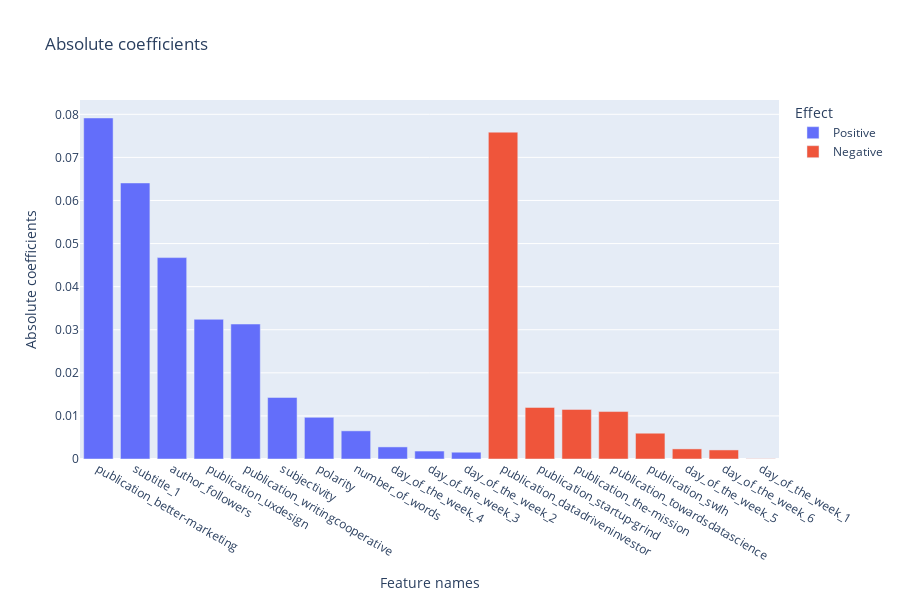

The notebook cell this image was saved under:
### Code cell
fig = px.bar(feautres_coef_df, y='Absolute coefficients',
             x='Feature names', color='Effect', title='Absolute coefficients', width=900, height=600)

fig.show()

### Figure 1 — Plotly figure (JSON) as saved in the notebook; plotly's stock layout.template omitted (floating-point values rounded to 4 significant figures)
{"data": [{"alignmentgroup": "True", "hovertemplate": "Effect=Positive<br>Feature names=%{x}<br>Absolute coefficients=%{y}<extra></extra>", "legendgroup": "Positive", "marker": {"color": "#636efa", "pattern": {"shape": ""}}, "name": "Positive", "offsetgroup": "Positive", "orientation": "v", "showlegend": true, "textposition": "auto", "type": "bar", "x": ["publication_better-marketing", "subtitle_1", "author_followers", "publication_uxdesign", "publication_writingcooperative", "subjectivity", "polarity", "number_of_words", "day_of_the_week_4", "day_of_the_week_3", "day_of_the_week_2"], "xaxis": "x", "y": [0.07916, 0.06407, 0.04674, 0.03242, 0.03133, 0.01429, 0.009665, 0.006532, 0.002805, 0.001847, 0.001573], "yaxis": "y"}, {"alignmentgroup": "True", "hovertemplate": "Effect=Negative<br>Feature names=%{x}<br>Absolute coefficients=%{y}<extra></extra>", "legendgroup": "Negative", "marker": {"color": "#EF553B", "pattern": {"shape": ""}}, "name": "Negative", "offsetgroup": "Negative", "orientation": "v", "showlegend": true, "textposition": "auto", "type": "bar", "x": ["publication_datadriveninvestor", "publication_startup-grind", "publication_the-mission", "publication_towardsdatascience", "publication_swlh", "day_of_the_week_5", "day_of_the_week_6", "day_of_the_week_1"], "xaxis": "x", "y": [0.07586, 0.01197, 0.01152, 0.01101, 0.005984, 0.002345, 0.002103, 5.456e-05], "yaxis": "y"}], "layout": {"barmode": "relative", "height": 600, "legend": {"title": {"text": "Effect"}, "tracegroupgap": 0}, "title": {"text": "Absolute coefficients"}, "width": 900, "xaxis": {"anchor": "y", "autorange": true, "domain": [0, 1], "range": [-0.5, 18.5], "title": {"text": "Feature names"}, "type": "category"}, "yaxis": {"anchor": "x", "autorange": true, "domain": [0, 1], "range": [0, 0.08332], "title": {"text": "Absolute coefficients"}, "type": "linear"}}}
